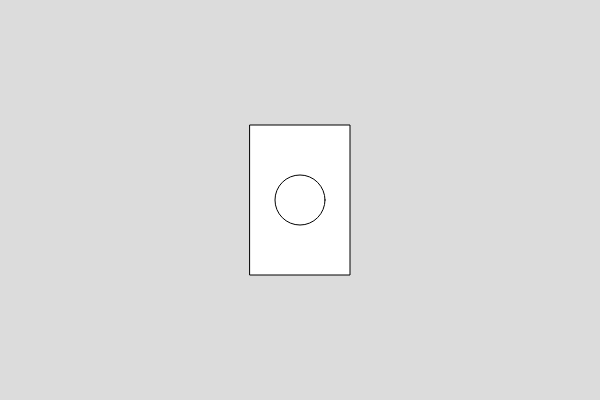
Frame 1 (no input)
Frame 60 (no input): identical to frame 1, image omitted
Frame 120 (the mouse pressed at the canvas centre since frame 60): identical to frame 1, image omitted

The p5.js sketch that drew this single still picture (run headless with seeded random() and noise() and a simulated clock; from frame 60 on, the mouse is pressed at the canvas centre):

// p5.js sketch
// ── sketch.js
function setup() {
  // put setup code here
  createCanvas(600, 400);

}

function draw() {
  // put drawing code here
  background(220);
  //translate(width/2,height/2);
  rectMode(CENTER);
  rect(width/2,height/2,100,150);circle(width/2,height/2,50)
}
